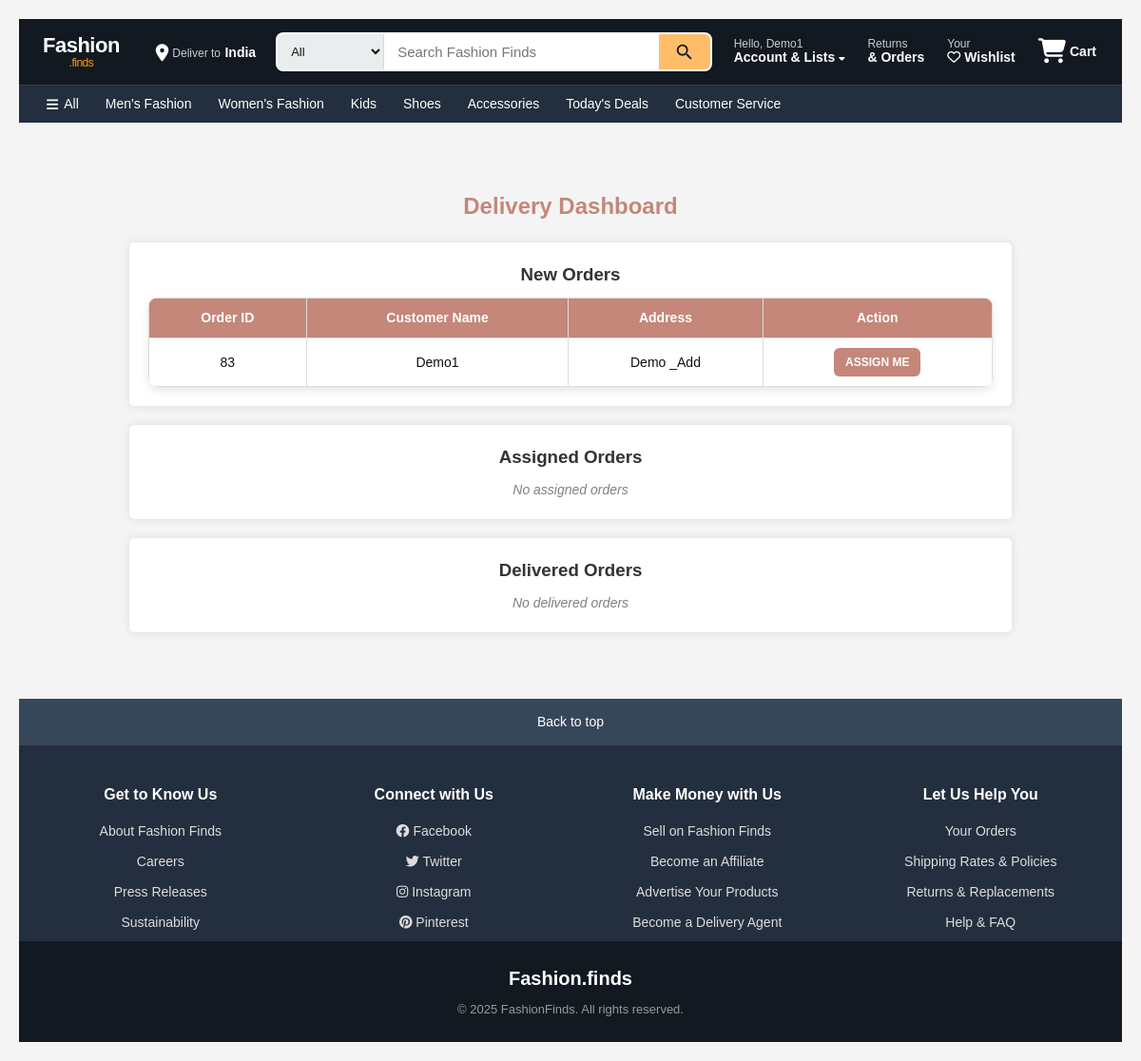
/delivery/dashboard (signed in), run on an earlier commit of the app's database.
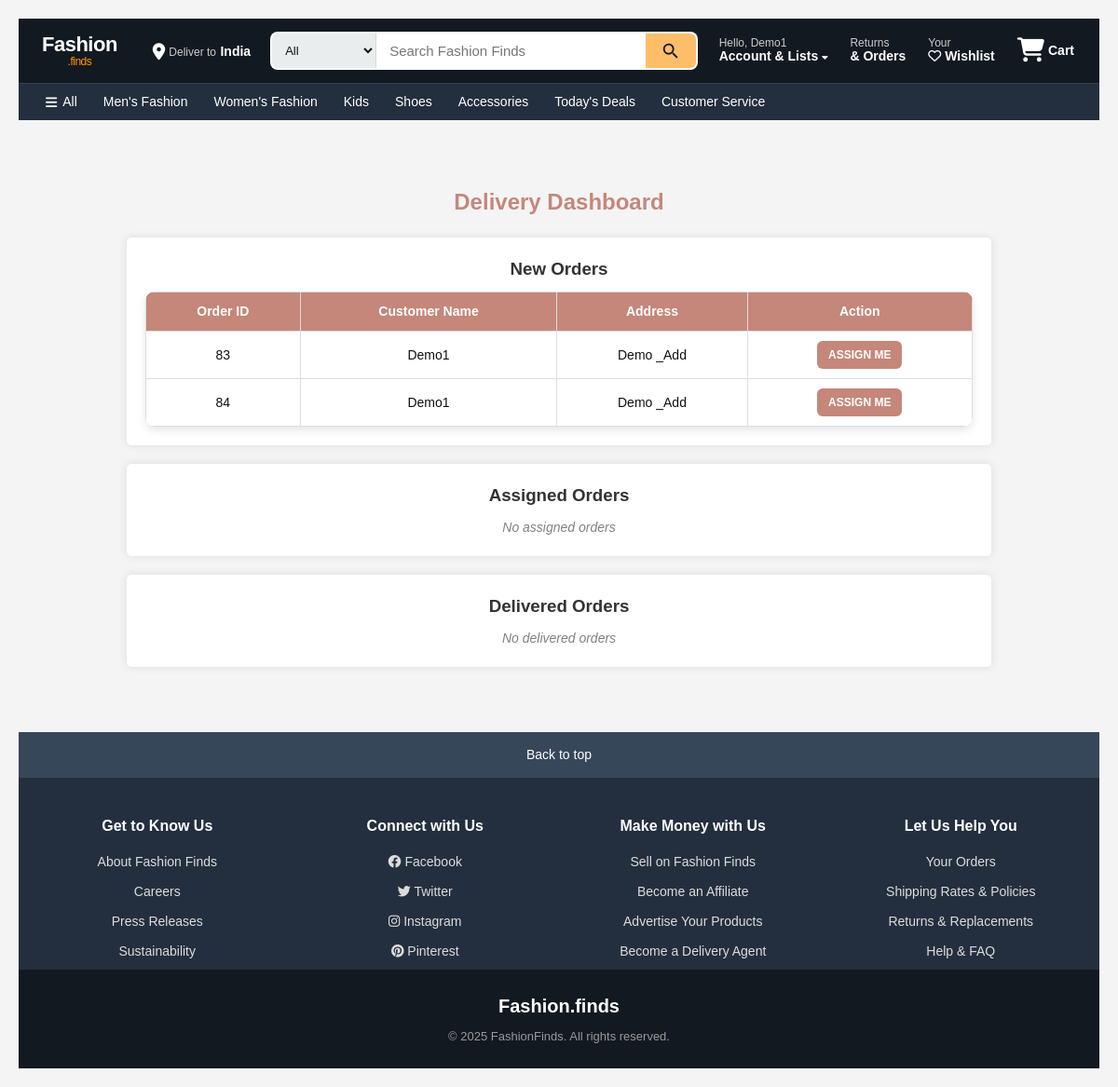
And on a later commit of the database.
### app/models.py (models this page shows, shortened)
class Order(db.Model):
    __tablename__ = 'orders'
    id = db.Column(db.Integer, primary_key=True)
    user_id = db.Column(db.Integer, db.ForeignKey('users.id'), nullable=False)
    total_price = db.Column(db.Float, nullable=False)
    status = db.Column(db.String(50), nullable=False, default="Pending")  # ('Pending', 'Shipped', 'Delivered', 'Cancelled')
    order_date = db.Column(db.DateTime, nullable=False, default=lambda: datetime.now(timezone.utc))
    delivery_date = db.Column(db.DateTime, nullable=True)
    order_items = db.relationship('OrderItem', backref='order', lazy=True, cascade="all, delete-orphan")
    delivery_person_id = db.Column(db.Integer, db.ForeignKey('users.id'), nullable=True)
    customer_name = db.Column(db.String(100), nullable=False)
    address_line_1 = db.Column(db.String(100), nullable=False)
    state = db.Column(db.String(100), nullable=False)
    city = db.Column(db.String(100), nullable=False)
    pincode = db.Column(db.String(20), nullable=False)
    mail = db.Column(db.String(50), nullable=False)

### app/delivery.py (the view)
@delivery_bp.route('/dashboard')
@login_required
def dashboard():
    person = current_user
    if not person:
        return "User not found", 404  # Handle non-existent users
    available_orders = Order.query.filter_by(city=person.city, delivery_person_id=None).all()
    delivered_orders = Order.query.filter_by(status="Delivered", delivery_person_id=person.id).all()
    assigned_orders = Order.query.filter(Order.delivery_person_id == person.id, Order.status != "Delivered").all()
    return render_template('delivery_dashboard.html', person=person, new_orders=available_orders, assigned_orders=assigned_orders, delivered=delivered_orders)

### app/templates/delivery_dashboard.html (shortened to what the changed rows need)
{% extends "base.html" %}
{% block content %}
<link rel="stylesheet" href="{{ url_for('static', filename='css/delivery.css') }}">
    <h2 class="title" style="color: #C4877A; font-size: 30 px; font-weight: bold;">Delivery Dashboard</h2>
    <div class="container">
        <div class="section">
            {% if new_orders %}
                <table>
                    <tr>
                        <th>Order ID</th>
                        <th>Customer Name</th>
                        <th>Address</th>
                        <th>Action</th>
                    </tr>
                    {% for order in new_orders %}
                    <tr>
                        <td>{{ order.id }}</td>
                        <td>{{ order.customer_name }}</td>
                        <td>{{ order.address_line_1 }}</td>
                        <td>
                            <a href="{{ url_for('delivery.assign_delivery', order_id=order.id) }}">
                                <button class="btn btn-update-status" type="button">Assign Me</button>
                            </a>
                        </td>
                    </tr>
                    {% endfor %}
                </table>
            {% else %}
                <p class="empty">No new orders available for delivery</p>
            {% endif %}
        </div>
    </div>
{% endblock %}

What changed in the data, as far as the page shows it:
added Order: id "84", customer_name "Demo1", address_line_1 "Demo _Add"
